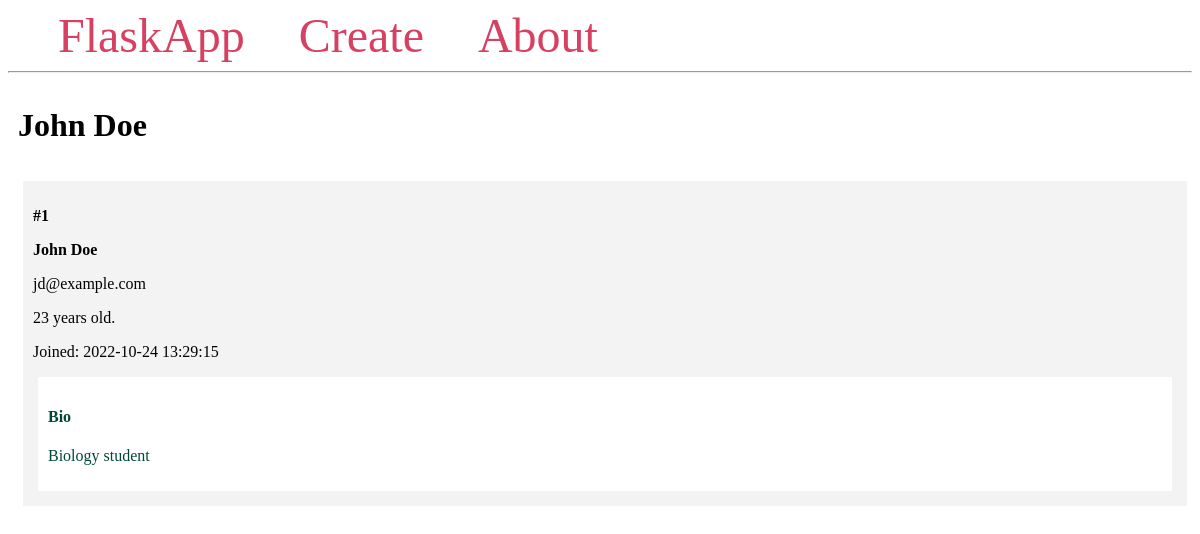
/1/, run on the app's committed database.
### app.py (models this page shows, shortened)
class Student(db.Model):
    id = db.Column(db.Integer, primary_key=True)
    firstname = db.Column(db.String(100), nullable=False)
    lastname = db.Column(db.String(100), nullable=False)
    email = db.Column(db.String(80), unique=True, nullable=False)
    age = db.Column(db.Integer)
    created_at = db.Column(db.DateTime(timezone=True),
                           server_default=func.now())
    bio = db.Column(db.Text)

### app.py (the view)
@app.route('/<int:student_id>/')
def student(student_id):
    student = Student.query.get_or_404(student_id)
    return render_template('student.html', student=student)

### templates/student.html
{% extends 'base.html' %}
{% block content %}
    <span class="title">
        <h1>{% block title %} {{ student.firstname }} {{ student.lastname }}{% endblock %}</h1>
    </span>
    <div class="content">
            <div class="student">
                <p><b>#{{ student.id }}</b></p>
                <b>
                    <p class="name">{{ student.firstname }} {{ student.lastname }}</p>
                </b>
                <p>{{ student.email }}</p>
                <p>{{ student.age }} years old.</p>
                <p>Joined: {{ student.created_at }}</p>
                <div class="bio">
                    <h4>Bio</h4>
                    <p>{{ student.bio }}</p>
                </div>
            </div>
    </div>
{% endblock %}

### templates/base.html (style rules this page uses)
.title { margin: 5px; }
.content { margin: 5px; width: 100%; display: flex; flex-direction: row; flex-wrap: wrap; }
.student { flex: 20%; padding: 10px; margin: 5px; background-color: #f3f3f3; inline-size: 100%; }
.bio { padding: 10px; margin: 5px; background-color: #ffffff; color: #004835; }

### data on the page
Student: firstname "John", lastname "Doe", id "1", email "jd@example.com", age "23", created_at "2022-10-24 13:29:15", bio "Biology student"
